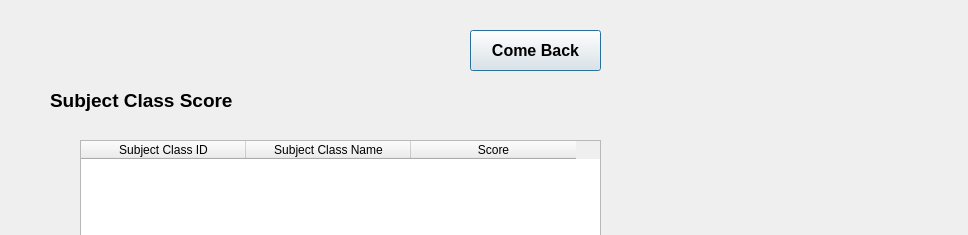
<?xml version="1.0" encoding="UTF-8"?>
<ui version="4.0">
 <class>Dialog</class>
 <widget class="QDialog" name="Dialog">
  <property name="geometry">
   <rect>
    <x>0</x>
    <y>0</y>
    <width>968</width>
    <height>235</height>
   </rect>
  </property>
  <property name="windowTitle">
   <string>Dialog</string>
  </property>
  <widget class="QPushButton" name="comeBackBtn">
   <property name="geometry">
    <rect>
     <x>470</x>
     <y>30</y>
     <width>131</width>
     <height>41</height>
    </rect>
   </property>
   <property name="font">
    <font>
     <pointsize>12</pointsize>
     <weight>75</weight>
     <bold>true</bold>
    </font>
   </property>
   <property name="text">
    <string>Come Back</string>
   </property>
  </widget>
  <widget class="QTableWidget" name="scoresTable">
   <property name="geometry">
    <rect>
     <x>80</x>
     <y>140</y>
     <width>521</width>
     <height>192</height>
    </rect>
   </property>
   <attribute name="horizontalHeaderDefaultSectionSize">
    <number>165</number>
   </attribute>
   <column>
    <property name="text">
     <string>Subject Class ID</string>
    </property>
   </column>
   <column>
    <property name="text">
     <string>Subject Class Name</string>
    </property>
   </column>
   <column>
    <property name="text">
     <string>Score</string>
    </property>
   </column>
  </widget>
  <widget class="QLabel" name="label">
   <property name="geometry">
    <rect>
     <x>50</x>
     <y>90</y>
     <width>231</width>
     <height>21</height>
    </rect>
   </property>
   <property name="font">
    <font>
     <pointsize>14</pointsize>
     <weight>75</weight>
     <bold>true</bold>
    </font>
   </property>
   <property name="text">
    <string>Subject Class Score</string>
   </property>
  </widget>
 </widget>
 <resources/>
 <connections/>
</ui>
